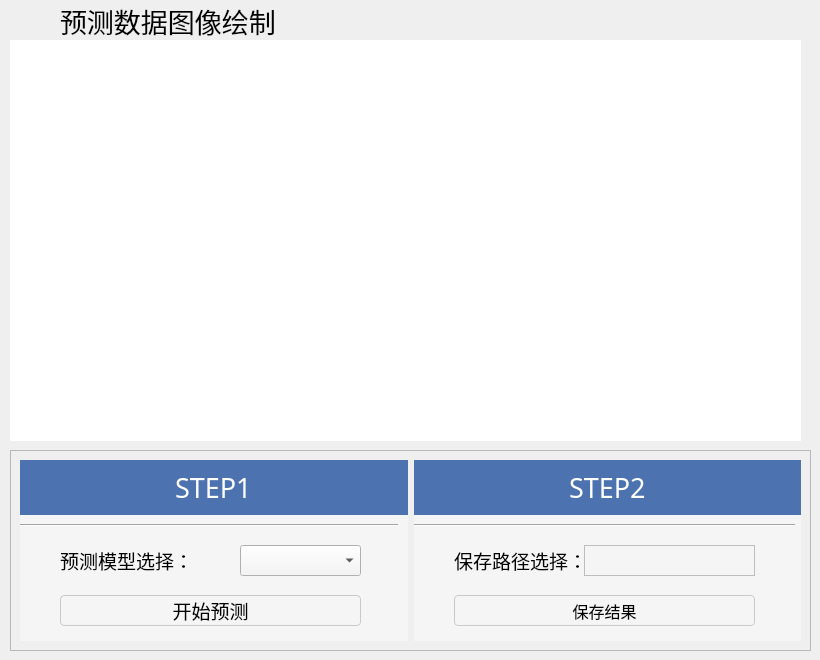
                  <widget class="QWidget" name="page_predict">
                   <widget class="QWidget" name="widget_predict_image" native="true">
                    <property name="geometry">
                     <rect>
                      <x>10</x>
                      <y>40</y>
                      <width>791</width>
                      <height>401</height>
                     </rect>
                    </property>
                    <property name="styleSheet">
                     <string notr="true">background-color: rgb(255, 255, 255);</string>
                    </property>
                   </widget>
                   <widget class="QLabel" name="label_10">
                    <property name="geometry">
                     <rect>
                      <x>60</x>
                      <y>0</y>
                      <width>341</width>
                      <height>41</height>
                     </rect>
                    </property>
                    <property name="font">
                     <font>
                      <family>黑体</family>
                      <pointsize>20</pointsize>
                     </font>
                    </property>
                    <property name="text">
                     <string>预测数据图像绘制</string>
                    </property>
                   </widget>
                   <widget class="QFrame" name="frame_14">
                    <property name="geometry">
                     <rect>
                      <x>10</x>
                      <y>450</y>
                      <width>801</width>
                      <height>201</height>
                     </rect>
                    </property>
                    <property name="frameShape">
                     <enum>QFrame::StyledPanel</enum>
                    </property>
                    <property name="frameShadow">
                     <enum>QFrame::Raised</enum>
                    </property>
                    <layout class="QHBoxLayout" name="horizontalLayout_9">
                     <item>
                      <widget class="QWidget" name="widget_3" native="true">
                       <property name="styleSheet">
                        <string notr="true">background-color: rgb(76, 114, 176);</string>
                       </property>
                       <layout class="QVBoxLayout" name="verticalLayout_14">
                        <property name="spacing">
                         <number>0</number>
                        </property>
                        <property name="leftMargin">
                         <number>0</number>
                        </property>
                        <property name="topMargin">
                         <number>0</number>
                        </property>
                        <property name="rightMargin">
                         <number>0</number>
                        </property>
                        <property name="bottomMargin">
                         <number>0</number>
                        </property>
                        <item alignment="Qt::AlignHCenter|Qt::AlignVCenter">
                         <widget class="QFrame" name="frame_36">
                          <property name="sizePolicy">
                           <sizepolicy hsizetype="Preferred" vsizetype="Preferred">
                            <horstretch>0</horstretch>
                            <verstretch>1</verstretch>
                           </sizepolicy>
                          </property>
                          <property name="frameShape">
                           <enum>QFrame::NoFrame</enum>
                          </property>
                          <property name="frameShadow">
                           <enum>QFrame::Raised</enum>
                          </property>
                          <layout class="QHBoxLayout" name="horizontalLayout_21">
                           <item>
                            <widget class="QLabel" name="label_24">
                             <property name="font">
                              <font>
                               <family>黑体</family>
                               <pointsize>20</pointsize>
                              </font>
                             </property>
                             <property name="styleSheet">
                              <string notr="true">color: rgb(255, 255, 255);</string>
                             </property>
                             <property name="text">
                              <string>STEP1</string>
                             </property>
                            </widget>
                           </item>
                          </layout>
                         </widget>
                        </item>
                        <item>
                         <widget class="QFrame" name="frame_37">
                          <property name="sizePolicy">
                           <sizepolicy hsizetype="Preferred" vsizetype="Preferred">
                            <horstretch>0</horstretch>
                            <verstretch>3</verstretch>
                           </sizepolicy>
                          </property>
                          <property name="styleSheet">
                           <string notr="true">background-color: rgb(245, 245, 245);</string>
                          </property>
                          <property name="frameShape">
                           <enum>QFrame::NoFrame</enum>
                          </property>
                          <property name="frameShadow">
                           <enum>QFrame::Raised</enum>
                          </property>
                          <widget class="Line" name="line_10">
                           <property name="geometry">
                            <rect>
                             <x>-13</x>
                             <y>0</y>
                             <width>391</width>
                             <height>20</height>
                            </rect>
                           </property>
                           <property name="orientation">
                            <enum>Qt::Horizontal</enum>
                           </property>
                          </widget>
                          <widget class="QLabel" name="label_22">
                           <property name="geometry">
                            <rect>
                             <x>40</x>
                             <y>30</y>
                             <width>151</width>
                             <height>31</height>
                            </rect>
                           </property>
                           <property name="font">
                            <font>
                             <family>黑体</family>
                             <pointsize>14</pointsize>
                            </font>
                           </property>
                           <property name="text">
                            <string>预测模型选择：</string>
                           </property>
                          </widget>
                          <widget class="QComboBox" name="comboBoxPredictModel">
                           <property name="geometry">
                            <rect>
                             <x>220</x>
                             <y>30</y>
                             <width>121</width>
                             <height>31</height>
                            </rect>
                           </property>
                          </widget>
                          <widget class="QPushButton" name="pushButton_start_predict">
                           <property name="geometry">
                            <rect>
                             <x>40</x>
                             <y>80</y>
                             <width>301</width>
                             <height>31</height>
                            </rect>
                           </property>
                           <property name="font">
                            <font>
                             <family>黑体</family>
                             <pointsize>14</pointsize>
                            </font>
                           </property>
                           <property name="styleSheet">
                            <string notr="true">QPushButton {
        border: 1px solid #c7cacd;
        border-radius: 4px;
    }
    QPushButton:pressed {
        border: 1px solid #c7cacd;
    }</string>
                           </property>
                           <property name="text">
                            <string>开始预测</string>
                           </property>
                           <property name="icon">
                            <iconset resource="one.qrc">
                             <normaloff>:/3/res/confirm.png</normaloff>:/3/res/confirm.png</iconset>
                           </property>
                           <property name="iconSize">
                            <size>
                             <width>20</width>
                             <height>20</height>
                            </size>
                           </property>
                          </widget>
                         </widget>
                        </item>
                       </layout>
                      </widget>
                     </item>
                     <item>
                      <widget class="QWidget" name="widget_4" native="true">
                       <property name="styleSheet">
                        <string notr="true">background-color: rgb(76, 114, 176);</string>
                       </property>
                       <layout class="QVBoxLayout" name="verticalLayout_15">
                        <property name="spacing">
                         <number>0</number>
                        </property>
                        <property name="leftMargin">
                         <number>0</number>
                        </property>
                        <property name="topMargin">
                         <number>0</number>
                        </property>
                        <property name="rightMargin">
                         <number>0</number>
                        </property>
                        <property name="bottomMargin">
                         <number>0</number>
                        </property>
                        <item alignment="Qt::AlignHCenter|Qt::AlignVCenter">
                         <widget class="QFrame" name="frame_38">
                          <property name="sizePolicy">
                           <sizepolicy hsizetype="Preferred" vsizetype="Preferred">
                            <horstretch>0</horstretch>
                            <verstretch>1</verstretch>
                           </sizepolicy>
                          </property>
                          <property name="frameShape">
                           <enum>QFrame::NoFrame</enum>
                          </property>
                          <property name="frameShadow">
                           <enum>QFrame::Raised</enum>
                          </property>
                          <layout class="QHBoxLayout" name="horizontalLayout_22">
                           <item>
                            <widget class="QLabel" name="label_25">
                             <property name="font">
                              <font>
                               <family>黑体</family>
                               <pointsize>20</pointsize>
                              </font>
                             </property>
                             <property name="styleSheet">
                              <string notr="true">color: rgb(255, 255, 255);</string>
                             </property>
                             <property name="text">
                              <string>STEP2</string>
                             </property>
                            </widget>
                           </item>
                          </layout>
                         </widget>
                        </item>
                        <item>
                         <widget class="QFrame" name="frame_39">
                          <property name="sizePolicy">
                           <sizepolicy hsizetype="Preferred" vsizetype="Preferred">
                            <horstretch>0</horstretch>
                            <verstretch>3</verstretch>
                           </sizepolicy>
                          </property>
                          <property name="styleSheet">
                           <string notr="true">background-color: rgb(245, 245, 245);</string>
                          </property>
                          <property name="frameShape">
                           <enum>QFrame::NoFrame</enum>
                          </property>
                          <property name="frameShadow">
                           <enum>QFrame::Raised</enum>
                          </property>
                          <widget class="Line" name="line_11">
                           <property name="geometry">
                            <rect>
                             <x>0</x>
                             <y>0</y>
                             <width>381</width>
                             <height>20</height>
                            </rect>
                           </property>
                           <property name="orientation">
                            <enum>Qt::Horizontal</enum>
                           </property>
                          </widget>
                          <widget class="QLabel" name="label_23">
                           <property name="geometry">
                            <rect>
                             <x>40</x>
                             <y>30</y>
                             <width>131</width>
                             <height>31</height>
                            </rect>
                           </property>
                           <property name="font">
                            <font>
                             <family>黑体</family>
                             <pointsize>14</pointsize>
                            </font>
                           </property>
                           <property name="text">
                            <string>保存路径选择：</string>
                           </property>
                          </widget>
                          <widget class="QTextEdit" name="textEditSavePath">
                           <property name="geometry">
                            <rect>
                             <x>170</x>
                             <y>30</y>
                             <width>171</width>
                             <height>31</height>
                            </rect>
                           </property>
                           <property name="maximumSize">
                            <size>
                             <width>181</width>
                             <height>31</height>
                            </size>
                           </property>
                          </widget>
                          <widget class="QPushButton" name="pushButton_download">
                           <property name="geometry">
                            <rect>
                             <x>40</x>
                             <y>80</y>
                             <width>301</width>
                             <height>31</height>
                            </rect>
                           </property>
                           <property name="font">
                            <font>
                             <family>黑体</family>
                             <pointsize>12</pointsize>
                            </font>
                           </property>
                           <property name="styleSheet">
                            <string notr="true">QPushButton {
        border: 1px solid #c7cacd;
        border-radius: 4px;
    }
    QPushButton:pressed {
        border: 1px solid #c7cacd;
    }</string>
                           </property>
                           <property name="text">
                            <string>保存结果</string>
                           </property>
                           <property name="icon">
                            <iconset resource="one.qrc">
                             <normaloff>:/3/res/导入.png</normaloff>:/3/res/导入.png</iconset>
                           </property>
                           <property name="iconSize">
                            <size>
                             <width>20</width>
                             <height>20</height>
                            </size>
                           </property>
                          </widget>
                         </widget>
                        </item>
                       </layout>
                      </widget>
                     </item>
                    </layout>
                   </widget>
                   <widget class="QLabel" name="label_2">
                    <property name="geometry">
                     <rect>
                      <x>10</x>
                      <y>0</y>
                      <width>41</width>
                      <height>41</height>
                     </rect>
                    </property>
                    <property name="styleSheet">
                     <string notr="true">border-image: url(:/3/res/数据标注.png)</string>
                    </property>
                    <property name="text">
                     <string/>
                    </property>
                   </widget>
                  </widget>
